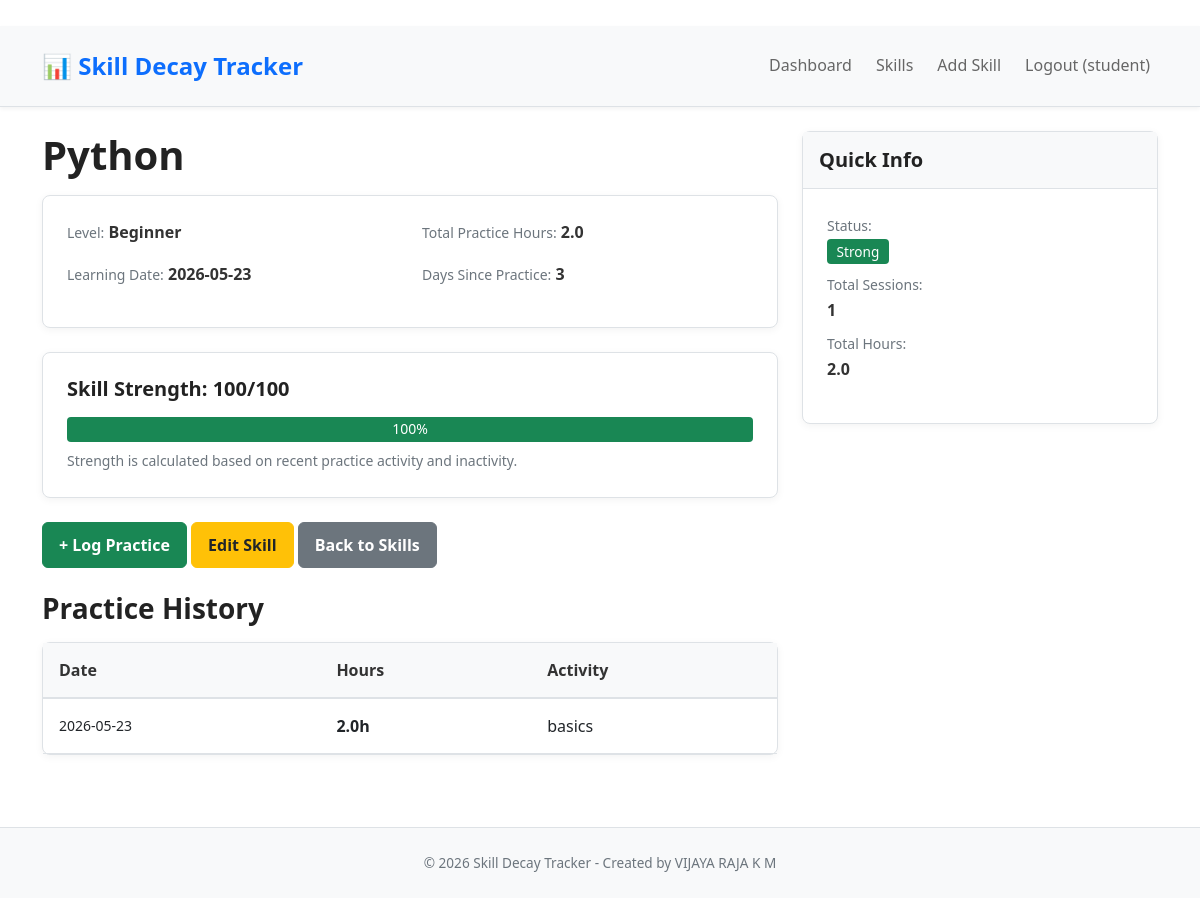
The app's page /skill/1/detail (signed in) with its own data.
### models.py (models this page shows, shortened)
class User(db.Model):
    __tablename__ = 'users'
    id = db.Column(db.Integer, primary_key=True)
    username = db.Column(db.String(80), unique=True, nullable=False)
    email = db.Column(db.String(120), unique=True, nullable=False)
    password = db.Column(db.String(120), nullable=False)
    created_at = db.Column(db.DateTime, default=datetime.utcnow)
    skills = db.relationship('Skill', backref='user', lazy=True, cascade='all, delete-orphan')

class Skill(db.Model):
    __tablename__ = 'skills'
    id = db.Column(db.Integer, primary_key=True)
    user_id = db.Column(db.Integer, db.ForeignKey('users.id'), nullable=False)
    skill_name = db.Column(db.String(100), nullable=False)
    level = db.Column(db.String(20), default='Beginner')  # Beginner, Intermediate, Advanced
    learning_date = db.Column(db.DateTime, nullable=False)
    created_at = db.Column(db.DateTime, default=datetime.utcnow)
    practice_logs = db.relationship('PracticeLog', backref='skill', lazy=True, cascade='all, delete-orphan')
    def get_strength_score(self):
        base_score = 100
        last_practice = PracticeLog.query.filter_by(skill_id=self.id).order_by(
            PracticeLog.practice_date.desc()
        ).first()
        if not last_practice:
            days_inactive = (datetime.utcnow() - self.learning_date).days
            strength = base_score - days_inactive
        else:
            days_since_practice = (datetime.utcnow() - last_practice.practice_date).days
            inactivity_penalty = days_since_practice * 1  # lose 1 point per day
            thirty_days_ago = datetime.utcnow() - timedelta(days=30)
            recent_logs = PracticeLog.query.filter(
                PracticeLog.skill_id == self.id,
                PracticeLog.practice_date >= thirty_days_ago
            ).all()
            practice_bonus = sum(log.hours_practiced for log in recent_logs) * 2  # 2 points per hour
            strength = base_score - inactivity_penalty + practice_bonus
        return max(0, min(100, strength))
    def get_days_since_practice(self):
        last_practice = PracticeLog.query.filter_by(skill_id=self.id).order_by(
            PracticeLog.practice_date.desc()
        ).first()
        if not last_practice:
            return (datetime.utcnow() - self.learning_date).days
        return (datetime.utcnow() - last_practice.practice_date).days
    def should_show_warning(self):
        days_inactive = self.get_days_since_practice()
        strength = self.get_strength_score()
        return days_inactive >= 7 or strength < 40

class PracticeLog(db.Model):
    __tablename__ = 'practice_logs'
    id = db.Column(db.Integer, primary_key=True)
    skill_id = db.Column(db.Integer, db.ForeignKey('skills.id'), nullable=False)
    hours_practiced = db.Column(db.Float, nullable=False)
    activity_description = db.Column(db.String(500), nullable=True)
    practice_date = db.Column(db.DateTime, nullable=False)
    created_at = db.Column(db.DateTime, default=datetime.utcnow)

### app.py (the view)
    def decorated_function(*args, **kwargs):
        if 'user_id' not in session:
            flash('Please log in first', 'warning')
            return redirect(url_for('login'))
        return f(*args, **kwargs)

### app.py (called while the page is built)
def login_required(f):
    def decorated_function(*args, **kwargs):
        if 'user_id' not in session:
            flash('Please log in first', 'warning')
            return redirect(url_for('login'))
        return f(*args, **kwargs)
    decorated_function.__name__ = f.__name__
    return decorated_function

def get_current_user():
    if 'user_id' in session:
        return User.query.get(session['user_id'])
    return None

### templates/skill_detail.html (shortened to what this page needs)
{% extends "base.html" %}
{% block content %}
<div class="row">
    <div class="col-md-8">
        <h1 class="mb-3">{{ skill.skill_name }}</h1>
        <div class="card mb-4">
            <div class="card-body">
                <div class="row">
                    <div class="col-md-6">
                        <p><small class="text-muted">Level:</small> <strong>{{ skill.level }}</strong></p>
                        <p><small class="text-muted">Learning Date:</small> <strong>{{ skill.learning_date.strftime('%Y-%m-%d') }}</strong></p>
                    </div>
                    <div class="col-md-6">
                        <p><small class="text-muted">Total Practice Hours:</small> <strong>{{ total_hours }}</strong></p>
                        <p><small class="text-muted">Days Since Practice:</small> <strong>{{ days_since }}</strong></p>
                    </div>
                </div>
            </div>
        </div>
        <div class="card mb-4">
            <div class="card-body">
                <h5>Skill Strength: {{ "%.0f"|format(strength) }}/100</h5>
                <div class="progress" style="height: 25px;">
                    <div class="progress-bar {% if strength >= 70 %}bg-success{% elif strength >= 40 %}bg-warning{% else %}bg-danger{% endif %}"
                         role="progressbar"
                         style="width: {{ strength }}%; font-size: 14px; display: flex; align-items: center; justify-content: center; color: white;"
                         aria-valuenow="{{ strength }}" aria-valuemin="0" aria-valuemax="100">
                        {{ "%.0f"|format(strength) }}%
                    </div>
                </div>
                <small class="text-muted mt-2 d-block">
                    Strength is calculated based on recent practice activity and inactivity.
                </small>
            </div>
        </div>
        <div class="mb-4">
            <a href="{{ url_for('log_practice', skill_id=skill.id) }}" class="btn btn-success">+ Log Practice</a>
            <a href="{{ url_for('edit_skill', skill_id=skill.id) }}" class="btn btn-warning">Edit Skill</a>
            <a href="{{ url_for('skills') }}" class="btn btn-secondary">Back to Skills</a>
        </div>
        <h3 class="mb-3">Practice History</h3>
        {% if practice_logs %}
        <div class="card">
            <table class="table table-hover mb-0">
                <thead class="table-light">
                    <tr>
                        <th>Date</th>
                        <th>Hours</th>
                        <th>Activity</th>
                    </tr>
                </thead>
                <tbody>
                    {% for log in practice_logs %}
                    <tr>
                        <td><small>{{ log.practice_date.strftime('%Y-%m-%d') }}</small></td>
                        <td><strong>{{ log.hours_practiced }}h</strong></td>
                        <td>
                            {% if log.activity_description %}
                                {{ log.activity_description }}
                            {% else %}
                                <em class="text-muted">No description</em>
                            {% endif %}
                        </td>
                    </tr>
                    {% endfor %}
                </tbody>
            </table>
        </div>
        {% else %}
        <div class="alert alert-info">
            No practice logs yet. <a href="{{ url_for('log_practice', skill_id=skill.id) }}">Log your first practice session</a>
        </div>
        {% endif %}
    </div>
    <div class="col-md-4">
        <div class="card">
            <div class="card-header bg-light">
                <h5 class="mb-0">Quick Info</h5>
            </div>
            <div class="card-body">
                <ul class="list-unstyled">
                    <li class="mb-2">
                        <small class="text-muted">Status:</small><br>
                        <span class="badge {% if strength >= 70 %}bg-success{% elif strength >= 40 %}bg-warning{% else %}bg-danger{% endif %}">
                            {% if strength >= 70 %}Strong{% elif strength >= 40 %}At Risk{% else %}Critical{% endif %}
                        </span>
                    </li>
                    <li class="mb-2">
                        <small class="text-muted">Total Sessions:</small><br>
                        <strong>{{ practice_logs|length }}</strong>
                    </li>
                    <li class="mb-2">
                        <small class="text-muted">Total Hours:</small><br>
                        <strong>{{ total_hours }}</strong>
                    </li>
                </ul>
            </div>
        </div>
    </div>
</div>
{% endblock %}

### templates/base.html (shortened to what this page needs)
﻿<!DOCTYPE html>
<html lang="en">
<head>
    <link href="https://cdn.jsdelivr.net/npm/bootstrap@5.1.3/dist/css/bootstrap.min.css" rel="stylesheet">
    <link rel="stylesheet" href="{{ url_for('static', filename='css/style.css') }}">
</head>
<body>
    <nav class="navbar navbar-expand-lg navbar-light bg-light border-bottom">
        <div class="container">
            <a class="navbar-brand fw-bold" href="/">📊 Skill Decay Tracker</a>
            <div class="collapse navbar-collapse" id="navbarNav">
                <ul class="navbar-nav ms-auto">
                    {% if session.user_id %}
                        <li class="nav-item">
                            <a class="nav-link" href="{{ url_for('dashboard') }}">Dashboard</a>
                        </li>
                        <li class="nav-item">
                            <a class="nav-link" href="{{ url_for('skills') }}">Skills</a>
                        </li>
                        <li class="nav-item">
                            <a class="nav-link" href="{{ url_for('add_skill') }}">Add Skill</a>
                        </li>
                        <li class="nav-item">
                            <a class="nav-link" href="{{ url_for('logout') }}">Logout ({{ session.username }})</a>
                        </li>
                    {% endif %}
                </ul>
            </div>
        </div>
    </nav>
    <main class="py-4">
        <div class="container">
            {% block content %}{% endblock %}
        </div>
    </main>
    <footer class="bg-light border-top mt-5 py-4">
        <div class="container text-center text-muted">
            <small>&copy; 2026 Skill Decay Tracker - Created by VIJAYA RAJA K M</small>
        </div>
    </footer>
</body>
</html>

### static/css/style.css (style rules this page uses)
* { margin: 0; padding: 0; box-sizing: border-box; }
body { font-family: 'Segoe UI', Tahoma, Geneva, Verdana, sans-serif; background-color: #ffffff; color: #333; line-height: 1.6; min-height: 100vh; }
html, body { height: 100%; }
main { min-height: calc(100vh - 200px); }
h1, h2, h3, h4, h5, h6 { color: #222; margin-bottom: 1rem; font-weight: 600; }
p { margin-bottom: 1rem; }
a { color: var(--primary-color); text-decoration: none; }
.navbar { box-shadow: 0 2px 4px rgba(0, 0, 0, 0.05); padding: 1rem 0; }
.navbar-brand { font-size: 1.5rem; color: var(--primary-color) !important; }
.navbar-nav .nav-link { margin-left: 0.5rem; color: #666 !important; transition: color 0.3s ease; }
.card { border: 1px solid var(--border-color); border-radius: 8px; box-shadow: 0 2px 8px rgba(0, 0, 0, 0.05); transition: all 0.3s ease; }
.card-header { border-bottom: 1px solid var(--border-color); padding: 1rem; background-color: #f8f9fa; }
.card-body { padding: 1.5rem; }
.btn { border-radius: 6px; padding: 0.65rem 1rem; font-weight: 600; transition: all 0.2s ease; border: 1px solid transparent; color: #ffffff; text-align: center; text-decoration: none; display: inline-flex; align-items: center; justify-content: center; min-height: 42px; }
.btn-success, button.btn-success, a.btn-success { background-color: var(--success-color) !important; color: white !important; border-color: #198754 !important; }
.btn-warning, button.btn-warning, a.btn-warning { background-color: var(--warning-color) !important; color: #212529 !important; border-color: #ffc107 !important; }
.btn-secondary, button.btn-secondary, a.btn-secondary { background-color: #6c757d !important; color: white !important; border-color: #6c757d !important; }
.table { margin-bottom: 0; }
.table thead th { border-bottom: 2px solid var(--border-color); padding: 1rem; font-weight: 600; background-color: #f8f9fa; color: #333; }
.table tbody td { padding: 1rem; border-bottom: 1px solid var(--border-color); vertical-align: middle; }
.badge { border-radius: 4px; padding: 0.35rem 0.6rem; font-size: 0.85rem; font-weight: 500; }
.badge.bg-success { background-color: var(--success-color) !important; color: white; }
.progress { height: 8px; background-color: var(--light-bg); border-radius: 4px; overflow: hidden; }
.progress-bar { background-color: var(--primary-color); transition: width 0.6s ease; }
.border-bottom { border-bottom: 1px solid var(--border-color) !important; }
.border-top { border-top: 1px solid var(--border-color) !important; }
footer { margin-top: auto; background-color: #f8f9fa; }
footer small { font-size: 0.85rem; }

### records on screen
User: username "student"
Skill: skill_name "Python", level "Beginner", learning_date "2026-05-23"
PracticeLog: practice_date "2026-05-23", hours_practiced "2.0", activity_description "basics"

### other values on screen
{{ total_hours }} "2.0"
{{ days_since }} "3"
{{ "%.0f"|format(strength) }} "100"
{{ practice_logs|length }} "1"
